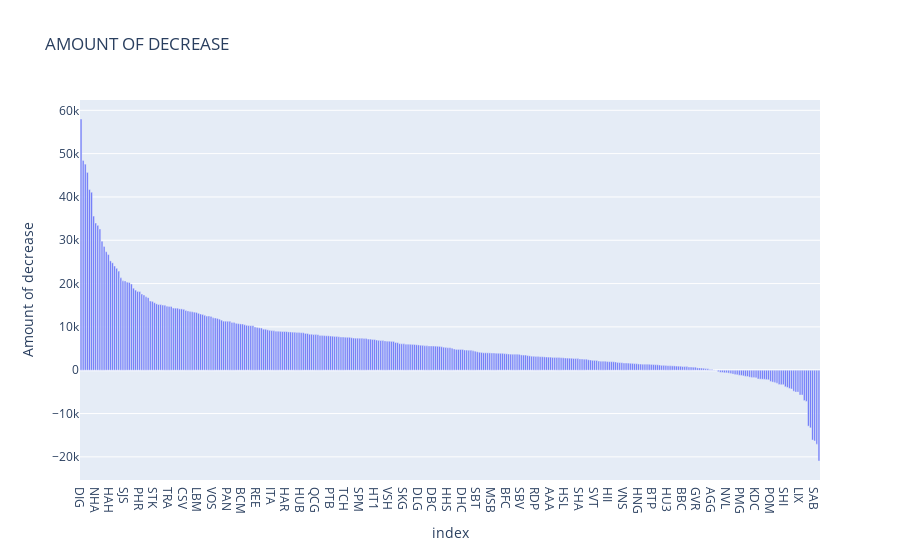

This figure's notebook cell:
### Code cell
fig = px.bar(sorted_decrease_data,y= sorted_decrease_data['Amount of decrease'],title='AMOUNT OF DECREASE')
fig.show()

### Figure 1 — Plotly figure (JSON) as saved in the notebook; plotly's stock layout.template omitted (floating-point values rounded to 4 significant figures; data arrays with more than 128 entries replaced by an {"elided": "..."} marker saying what was removed)
{"data": [{"alignmentgroup": "True", "hovertemplate": "index=%{x}<br>Amount of decrease=%{y}<extra></extra>", "legendgroup": "", "marker": {"color": "#636efa", "pattern": {"shape": ""}}, "name": "", "offsetgroup": "", "orientation": "v", "showlegend": false, "textposition": "auto", "type": "bar", "x": {"elided": "353 str values"}, "xaxis": "x", "y": {"elided": "353 float values"}, "yaxis": "y"}], "layout": {"barmode": "relative", "legend": {"tracegroupgap": 0}, "title": {"text": "AMOUNT OF DECREASE"}, "xaxis": {"anchor": "y", "domain": [0, 1], "title": {"text": "index"}}, "yaxis": {"anchor": "x", "domain": [0, 1], "title": {"text": "Amount of decrease"}}}}
